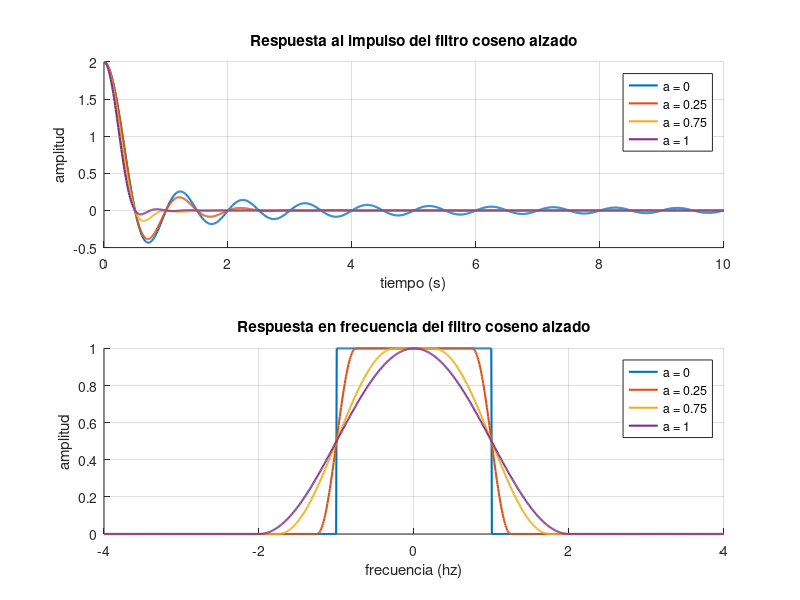

This figure's MATLAB source: (Note: this script raises an error after producing the figure.)
function analyze_nyquist_filter()
    clear; clc; close all;
    f0 = 1; % frecuencia base en hz
    alpha_values = [0, 0.25, 0.75, 1]; % valores de roll-off a evaluar
    b = f0 * (1 + alpha_values); % calculo del ancho de banda para cada alpha
    ts = 1 / (2 * f0); % periodo de muestreo teorico

    % creacion de vectores de tiempo y frecuencia
    t = linspace(0, 10, 1000); % desde 0 hasta 10 segundos, 1000 puntos
    f = linspace(-2 * max(b), 2 * max(b), 1000); % desde -2b hasta +2b

    % Graficar respuesta al impulso
    figure(1);
    subplot(2, 1, 1);
    plot_impulse_response(t, f0, alpha_values);

    % Graficar respuesta en frecuencia
    subplot(2, 1, 2);
    plot_frequency_response(f, f0, alpha_values);

    % Ajuste automático del aspecto de la figura
    set(gcf, 'position', [100, 100, 800, 600]);
    sgtitle('Analisis del filtro coseno alzado de nyquist');
end

function plot_impulse_response(t, f0, alpha_values)
    hold on;
    for i = 1:length(alpha_values)
        alpha = alpha_values(i);
        h_t = calculate_impulse_response(t, f0, alpha);
        plot(t, h_t, 'linewidth', 1.5, 'displayname', ['a = ', num2str(alpha)]);
    end
    title('Respuesta al impulso del filtro coseno alzado');
    xlabel('tiempo (s)');
    ylabel('amplitud');
    legend('location', 'best');
    grid on;
    hold off;
end

function h_t = calculate_impulse_response(t, f0, alpha)
    f_delta = alpha * f0;
    term_sinc = sin(2 * pi * f0 * t) ./ (2 * pi * f0 * t);
    term_cos = cos(2 * pi * f_delta * t);
    term_denominador = (1 - (4 * f_delta * t).^2);
    h_t = 2 * f0 * term_sinc .* (term_cos ./ term_denominador);

    % Corrección de la división por cero en t=0
    h_t(t == 0) = 2 * f0;
end

function plot_frequency_response(f, f0, alpha_values)
    hold on;
    for i = 1:length(alpha_values)
        alpha = alpha_values(i);
        h_f = calculate_frequency_response(f, f0, alpha);
        plot(f, h_f, 'linewidth', 1.5, 'displayname', ['a = ', num2str(alpha)]);
    end
    title('Respuesta en frecuencia del filtro coseno alzado');
    xlabel('frecuencia (hz)');
    ylabel('amplitud');
    legend('location', 'best');
    grid on;
    hold off;
end

function h_f = calculate_frequency_response(f, f0, alpha)
    f1 = f0 * (1 - alpha);
    f_delta = alpha * f0;
    h_f = zeros(size(f));

    % Calculo de la respuesta en frecuencia h(f)
    for j = 1:length(f)
        if abs(f(j)) <= f1
            h_f(j) = 1;
        elseif abs(f(j)) < (f1 + 2 * f_delta)
            h_f(j) = 0.5 * (1 + cos(pi * (abs(f(j)) - f1) / (2 * f_delta)));
        else
            h_f(j) = 0;
        end
    end
end